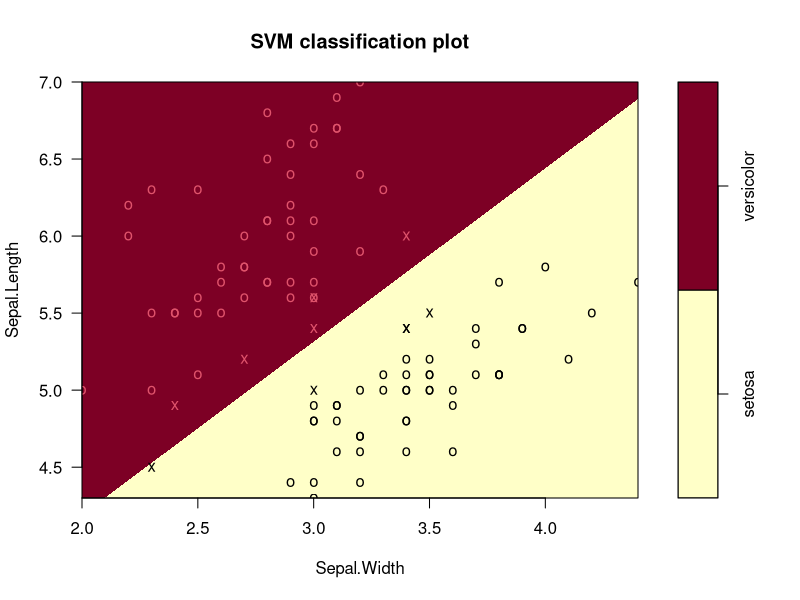
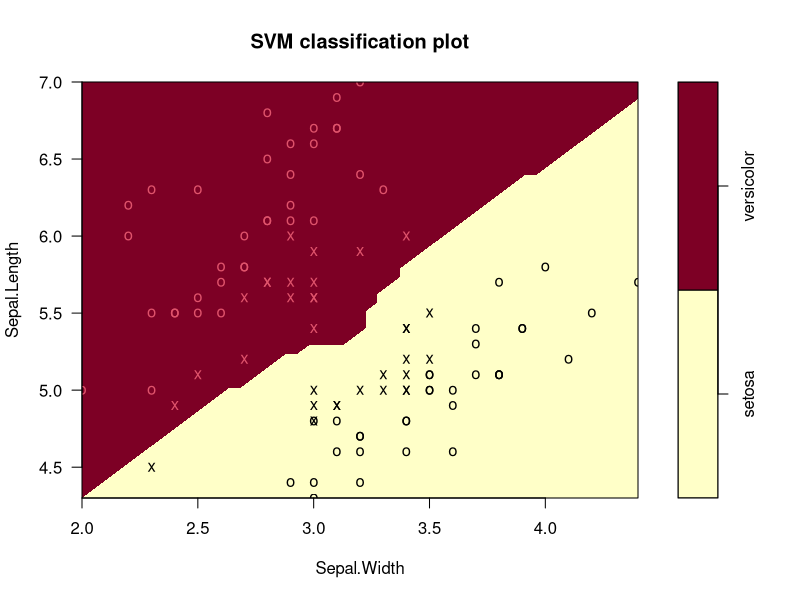

Reproduce these figures in R, in order.
data( iris )
View( iris )
iris <- subset( iris, subset = ( iris$Species != 'virginica' ) ) # remove virginica from data to work only with two variables
iris$Species <- factor( iris$Species )                           # forget about virginica

library( e1071 )
model <- svm( Species ~ Sepal.Width + Sepal.Length , data = iris, kernel = 'linear' )  # use linear SVM
plot( model, data = iris, Sepal.Length ~ Sepal.Width )                                 # plot the data X-s are the support vectors

polynomial_model <- svm( Species ~ Sepal.Width + Sepal.Length , data = iris, kernel = 'polynomial' ) # use linear SVM
plot( polynomial_model, data = iris, Sepal.Length ~ Sepal.Width )                                    # plot the data X-s are the support vectors
